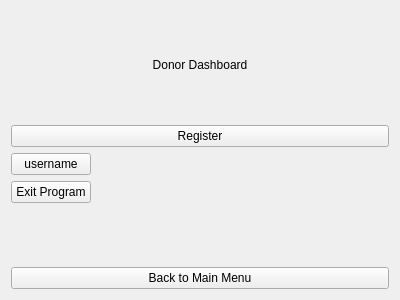
<?xml version="1.0" encoding="UTF-8"?>
<ui version="4.0">
 <class>DonorDashboard</class>
 <widget class="QWidget" name="DonorDashboard">
  <property name="geometry">
   <rect>
    <x>0</x>
    <y>0</y>
    <width>400</width>
    <height>300</height>
   </rect>
  </property>
  <property name="windowTitle">
   <string>Donor Dashboard</string>
  </property>
  <layout class="QVBoxLayout" name="verticalLayout">
   <item>
    <widget class="QLabel" name="labelTitle">
     <property name="text">
      <string>Donor Dashboard</string>
     </property>
     <property name="alignment">
      <set>Qt::AlignmentFlag::AlignCenter</set>
     </property>
    </widget>
   </item>
   <item>
    <widget class="QPushButton" name="registerButton">
     <property name="text">
      <string>Register</string>
     </property>
    </widget>
   </item>
   <item>
    <layout class="QFormLayout" name="formLayout">
     <item row="0" column="0">
      <widget class="QPushButton" name="loginButton">
       <property name="text">
        <string>username</string>
       </property>
      </widget>
     </item>
     <item row="1" column="0">
      <widget class="QPushButton" name="exitButton">
       <property name="text">
        <string>Exit Program</string>
       </property>
      </widget>
     </item>
    </layout>
   </item>
   <item>
    <widget class="QPushButton" name="backButton">
     <property name="text">
      <string>Back to Main Menu</string>
     </property>
    </widget>
   </item>
  </layout>
 </widget>
 <resources/>
 <connections/>
</ui>
